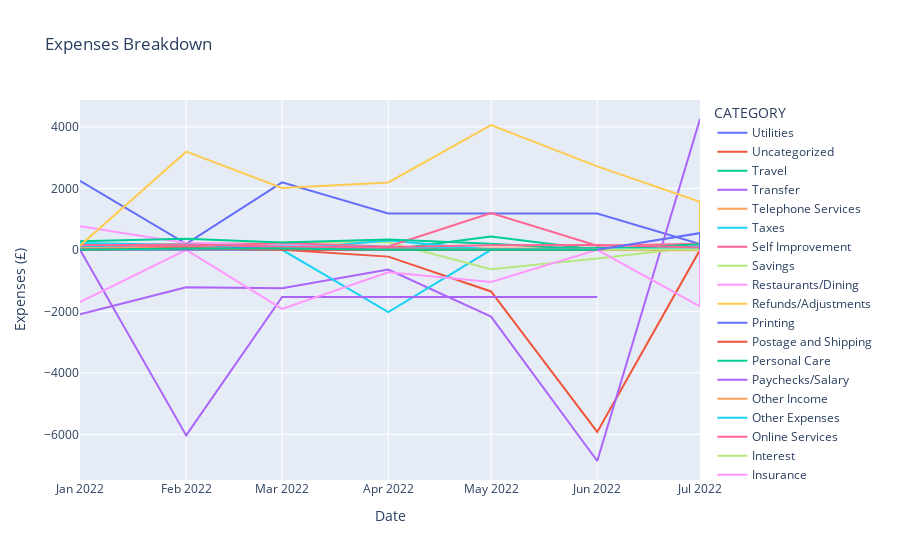

The notebook cell saved with this chart:
### Code cell
Expenses_Breakdown_Chart = px.line(Expenses_Breakdown_Table_Final, x='DATE', y="AMOUNT", title="Expenses Breakdown", color = 'CATEGORY')
Expenses_Breakdown_Chart.update_yaxes(title='Expenses (£)', visible=True, showticklabels=True)
Expenses_Breakdown_Chart.update_xaxes(title='Date', visible=True, showticklabels=True)

Expenses_Breakdown_Chart.show()

### Figure 1 — Plotly figure (JSON) as saved in the notebook; plotly's stock layout.template omitted (floating-point values rounded to 4 significant figures)
{"data": [{"hovertemplate": "CATEGORY=Utilities<br>DATE=%{x}<br>AMOUNT=%{y}<extra></extra>", "legendgroup": "Utilities", "line": {"color": "#636efa", "dash": "solid"}, "marker": {"symbol": "circle"}, "mode": "lines", "name": "Utilities", "orientation": "v", "showlegend": true, "type": "scatter", "x": ["2022-01", "2022-02", "2022-03", "2022-04", "2022-05", "2022-06", "2022-07", "2022-07"], "xaxis": "x", "y": [2243.0, 195, 2195, 1180, 1180, 1180, 187, 0], "yaxis": "y"}, {"hovertemplate": "CATEGORY=Uncategorized<br>DATE=%{x}<br>AMOUNT=%{y}<extra></extra>", "legendgroup": "Uncategorized", "line": {"color": "#EF553B", "dash": "solid"}, "marker": {"symbol": "circle"}, "mode": "lines", "name": "Uncategorized", "orientation": "v", "showlegend": true, "type": "scatter", "x": ["2022-01", "2022-02", "2022-03", "2022-04", "2022-05", "2022-06", "2022-07", "2022-07"], "xaxis": "x", "y": [0, 0, 0, -220, -1352.0, -5920, -5, 0], "yaxis": "y"}, {"hovertemplate": "CATEGORY=Travel<br>DATE=%{x}<br>AMOUNT=%{y}<extra></extra>", "legendgroup": "Travel", "line": {"color": "#00cc96", "dash": "solid"}, "marker": {"symbol": "circle"}, "mode": "lines", "name": "Travel", "orientation": "v", "showlegend": true, "type": "scatter", "x": ["2022-01", "2022-02", "2022-03", "2022-04", "2022-05", "2022-06", "2022-07"], "xaxis": "x", "y": [2.75, 0, 0, 0, 436.3, 0, 0], "yaxis": "y"}, {"hovertemplate": "CATEGORY=Transfer<br>DATE=%{x}<br>AMOUNT=%{y}<extra></extra>", "legendgroup": "Transfer", "line": {"color": "#ab63fa", "dash": "solid"}, "marker": {"symbol": "circle"}, "mode": "lines", "name": "Transfer", "orientation": "v", "showlegend": true, "type": "scatter", "x": ["2022-01", "2022-02", "2022-03", "2022-04", "2022-05", "2022-06", "2022-07"], "xaxis": "x", "y": [-2092.0, -1219.0, -1251.0, -638.2, -2171.0, -6866.0, 4255.0], "yaxis": "y"}, {"hovertemplate": "CATEGORY=Telephone Services<br>DATE=%{x}<br>AMOUNT=%{y}<extra></extra>", "legendgroup": "Telephone Services", "line": {"color": "#FFA15A", "dash": "solid"}, "marker": {"symbol": "circle"}, "mode": "lines", "name": "Telephone Services", "orientation": "v", "showlegend": true, "type": "scatter", "x": ["2022-01", "2022-02", "2022-03", "2022-04", "2022-05", "2022-06", "2022-07", "2022-07"], "xaxis": "x", "y": [51.03, 51.03, 51.03, 54.05, 54.05, 54.05, 44.99, 0], "yaxis": "y"}, {"hovertemplate": "CATEGORY=Taxes<br>DATE=%{x}<br>AMOUNT=%{y}<extra></extra>", "legendgroup": "Taxes", "line": {"color": "#19d3f3", "dash": "solid"}, "marker": {"symbol": "circle"}, "mode": "lines", "name": "Taxes", "orientation": "v", "showlegend": true, "type": "scatter", "x": ["2022-01", "2022-02", "2022-03", "2022-04", "2022-05", "2022-06"], "xaxis": "x", "y": [0, 0, 0, -2022, 0, 0], "yaxis": "y"}, {"hovertemplate": "CATEGORY=Self Improvement<br>DATE=%{x}<br>AMOUNT=%{y}<extra></extra>", "legendgroup": "Self Improvement", "line": {"color": "#FF6692", "dash": "solid"}, "marker": {"symbol": "circle"}, "mode": "lines", "name": "Self Improvement", "orientation": "v", "showlegend": true, "type": "scatter", "x": ["2022-01", "2022-02", "2022-03", "2022-04", "2022-05", "2022-06"], "xaxis": "x", "y": [40, 20, 10, 0, 0, 0], "yaxis": "y"}, {"hovertemplate": "CATEGORY=Savings<br>DATE=%{x}<br>AMOUNT=%{y}<extra></extra>", "legendgroup": "Savings", "line": {"color": "#B6E880", "dash": "solid"}, "marker": {"symbol": "circle"}, "mode": "lines", "name": "Savings", "orientation": "v", "showlegend": true, "type": "scatter", "x": ["2022-01", "2022-02", "2022-03", "2022-04", "2022-05", "2022-06", "2022-07", "2022-07"], "xaxis": "x", "y": [123.4, 202.2, 250.7, 249.7, -626.5, -278.0, 103.3, 0], "yaxis": "y"}, {"hovertemplate": "CATEGORY=Restaurants/Dining<br>DATE=%{x}<br>AMOUNT=%{y}<extra></extra>", "legendgroup": "Restaurants/Dining", "line": {"color": "#FF97FF", "dash": "solid"}, "marker": {"symbol": "circle"}, "mode": "lines", "name": "Restaurants/Dining", "orientation": "v", "showlegend": true, "type": "scatter", "x": ["2022-01", "2022-02", "2022-03", "2022-04", "2022-05", "2022-06", "2022-07", "2022-07"], "xaxis": "x", "y": [768.5, 225.2, 193.1, 0, 0, 0, 128.9, 0], "yaxis": "y"}, {"hovertemplate": "CATEGORY=Refunds/Adjustments<br>DATE=%{x}<br>AMOUNT=%{y}<extra></extra>", "legendgroup": "Refunds/Adjustments", "line": {"color": "#FECB52", "dash": "solid"}, "marker": {"symbol": "circle"}, "mode": "lines", "name": "Refunds/Adjustments", "orientation": "v", "showlegend": true, "type": "scatter", "x": ["2022-01", "2022-02", "2022-03", "2022-04", "2022-05", "2022-06", "2022-07", "2022-07"], "xaxis": "x", "y": [0, 0, -3, -6.45, 0, 0, -15, 0], "yaxis": "y"}, {"hovertemplate": "CATEGORY=Printing<br>DATE=%{x}<br>AMOUNT=%{y}<extra></extra>", "legendgroup": "Printing", "line": {"color": "#636efa", "dash": "solid"}, "marker": {"symbol": "circle"}, "mode": "lines", "name": "Printing", "orientation": "v", "showlegend": true, "type": "scatter", "x": ["2022-01", "2022-02", "2022-03", "2022-04", "2022-05", "2022-06", "2022-07", "2022-07"], "xaxis": "x", "y": [0, 0, 0, 0, 6.48, 6.48, 6.48, 0], "yaxis": "y"}, {"hovertemplate": "CATEGORY=Postage and Shipping<br>DATE=%{x}<br>AMOUNT=%{y}<extra></extra>", "legendgroup": "Postage and Shipping", "line": {"color": "#EF553B", "dash": "solid"}, "marker": {"symbol": "circle"}, "mode": "lines", "name": "Postage and Shipping", "orientation": "v", "showlegend": true, "type": "scatter", "x": ["2022-01", "2022-02", "2022-03", "2022-04", "2022-05", "2022-06"], "xaxis": "x", "y": [44.1, 24.65, 0, 0, 0, 0], "yaxis": "y"}, {"hovertemplate": "CATEGORY=Personal Care<br>DATE=%{x}<br>AMOUNT=%{y}<extra></extra>", "legendgroup": "Personal Care", "line": {"color": "#00cc96", "dash": "solid"}, "marker": {"symbol": "circle"}, "mode": "lines", "name": "Personal Care", "orientation": "v", "showlegend": true, "type": "scatter", "x": ["2022-01", "2022-02", "2022-03", "2022-04", "2022-05", "2022-06", "2022-07"], "xaxis": "x", "y": [0, 30, 0, 0, 15.23, 59, 59], "yaxis": "y"}, {"hovertemplate": "CATEGORY=Paychecks/Salary<br>DATE=%{x}<br>AMOUNT=%{y}<extra></extra>", "legendgroup": "Paychecks/Salary", "line": {"color": "#ab63fa", "dash": "solid"}, "marker": {"symbol": "circle"}, "mode": "lines", "name": "Paychecks/Salary", "orientation": "v", "showlegend": true, "type": "scatter", "x": ["2022-01", "2022-02", "2022-03", "2022-04", "2022-05", "2022-06"], "xaxis": "x", "y": [0, -6035.0, -1530.0, -1530.0, -1530.0, -1530.0], "yaxis": "y"}, {"hovertemplate": "CATEGORY=Other Income<br>DATE=%{x}<br>AMOUNT=%{y}<extra></extra>", "legendgroup": "Other Income", "line": {"color": "#FFA15A", "dash": "solid"}, "marker": {"symbol": "circle"}, "mode": "lines", "name": "Other Income", "orientation": "v", "showlegend": true, "type": "scatter", "x": ["2022-01", "2022-02", "2022-03", "2022-04", "2022-05", "2022-06"], "xaxis": "x", "y": [0, 0, 0, -1.06, 0, 0], "yaxis": "y"}, {"hovertemplate": "CATEGORY=Other Expenses<br>DATE=%{x}<br>AMOUNT=%{y}<extra></extra>", "legendgroup": "Other Expenses", "line": {"color": "#19d3f3", "dash": "solid"}, "marker": {"symbol": "circle"}, "mode": "lines", "name": "Other Expenses", "orientation": "v", "showlegend": true, "type": "scatter", "x": ["2022-01", "2022-02", "2022-03", "2022-04", "2022-05", "2022-06", "2022-07", "2022-07"], "xaxis": "x", "y": [94.78, 182.8, 0, 303.5, 0, 0, 103.0, 0], "yaxis": "y"}, {"hovertemplate": "CATEGORY=Online Services<br>DATE=%{x}<br>AMOUNT=%{y}<extra></extra>", "legendgroup": "Online Services", "line": {"color": "#FF6692", "dash": "solid"}, "marker": {"symbol": "circle"}, "mode": "lines", "name": "Online Services", "orientation": "v", "showlegend": true, "type": "scatter", "x": ["2022-01", "2022-02", "2022-03", "2022-04", "2022-05", "2022-06", "2022-07", "2022-07"], "xaxis": "x", "y": [162.6, 109.0, 226.9, 107.0, 1195.0, 136.6, 200.9, 0], "yaxis": "y"}, {"hovertemplate": "CATEGORY=Interest<br>DATE=%{x}<br>AMOUNT=%{y}<extra></extra>", "legendgroup": "Interest", "line": {"color": "#B6E880", "dash": "solid"}, "marker": {"symbol": "circle"}, "mode": "lines", "name": "Interest", "orientation": "v", "showlegend": true, "type": "scatter", "x": ["2022-01", "2022-02", "2022-03", "2022-04", "2022-05", "2022-06"], "xaxis": "x", "y": [0, -0.01, -0.02, -0.02, -0.02, -0.01], "yaxis": "y"}, {"hovertemplate": "CATEGORY=Insurance<br>DATE=%{x}<br>AMOUNT=%{y}<extra></extra>", "legendgroup": "Insurance", "line": {"color": "#FF97FF", "dash": "solid"}, "marker": {"symbol": "circle"}, "mode": "lines", "name": "Insurance", "orientation": "v", "showlegend": true, "type": "scatter", "x": ["2022-01", "2022-02", "2022-03", "2022-04", "2022-05", "2022-06", "2022-07", "2022-07"], "xaxis": "x", "y": [3, 3, 3, 3, 3, 3, 3, 0], "yaxis": "y"}, {"hovertemplate": "CATEGORY=Home Improvement<br>DATE=%{x}<br>AMOUNT=%{y}<extra></extra>", "legendgroup": "Home Improvement", "line": {"color": "#FECB52", "dash": "solid"}, "marker": {"symbol": "circle"}, "mode": "lines", "name": "Home Improvement", "orientation": "v", "showlegend": true, "type": "scatter", "x": ["2022-01", "2022-02", "2022-03", "2022-04", "2022-05", "2022-06", "2022-07", "2022-07"], "xaxis": "x", "y": [3.25, 3.25, 3.25, 3.25, 3.25, 3.25, 4.32, 0], "yaxis": "y"}, {"hovertemplate": "CATEGORY=Hobbies<br>DATE=%{x}<br>AMOUNT=%{y}<extra></extra>", "legendgroup": "Hobbies", "line": {"color": "#636efa", "dash": "solid"}, "marker": {"symbol": "circle"}, "mode": "lines", "name": "Hobbies", "orientation": "v", "showlegend": true, "type": "scatter", "x": ["2022-01", "2022-02", "2022-03", "2022-04", "2022-05", "2022-06", "2022-07", "2022-07"], "xaxis": "x", "y": [0, 0, 108.7, 0, 0, 0, 10.81, 0], "yaxis": "y"}, {"hovertemplate": "CATEGORY=Healthcare/Medical<br>DATE=%{x}<br>AMOUNT=%{y}<extra></extra>", "legendgroup": "Healthcare/Medical", "line": {"color": "#EF553B", "dash": "solid"}, "marker": {"symbol": "circle"}, "mode": "lines", "name": "Healthcare/Medical", "orientation": "v", "showlegend": true, "type": "scatter", "x": ["2022-01", "2022-02", "2022-03", "2022-04", "2022-05", "2022-06", "2022-07", "2022-07"], "xaxis": "x", "y": [0, 50, 0, 0, 0, 0, 26.47, 0], "yaxis": "y"}, {"hovertemplate": "CATEGORY=Groceries<br>DATE=%{x}<br>AMOUNT=%{y}<extra></extra>", "legendgroup": "Groceries", "line": {"color": "#00cc96", "dash": "solid"}, "marker": {"symbol": "circle"}, "mode": "lines", "name": "Groceries", "orientation": "v", "showlegend": true, "type": "scatter", "x": ["2022-01", "2022-02", "2022-03", "2022-04", "2022-05", "2022-06", "2022-07"], "xaxis": "x", "y": [282.0, 362.0, 240.7, 336.8, 200, 0, 179.9], "yaxis": "y"}, {"hovertemplate": "CATEGORY=General Merchandise<br>DATE=%{x}<br>AMOUNT=%{y}<extra></extra>", "legendgroup": "General Merchandise", "line": {"color": "#ab63fa", "dash": "solid"}, "marker": {"symbol": "circle"}, "mode": "lines", "name": "General Merchandise", "orientation": "v", "showlegend": true, "type": "scatter", "x": ["2022-01", "2022-02", "2022-03", "2022-04", "2022-05", "2022-06"], "xaxis": "x", "y": [0, 0, 0, 0, 5, 0], "yaxis": "y"}, {"hovertemplate": "CATEGORY=Gasoline/Fuel<br>DATE=%{x}<br>AMOUNT=%{y}<extra></extra>", "legendgroup": "Gasoline/Fuel", "line": {"color": "#FFA15A", "dash": "solid"}, "marker": {"symbol": "circle"}, "mode": "lines", "name": "Gasoline/Fuel", "orientation": "v", "showlegend": true, "type": "scatter", "x": ["2022-01", "2022-02", "2022-03", "2022-04", "2022-05", "2022-06", "2022-07", "2022-07"], "xaxis": "x", "y": [49.75, 46.54, 6.59, 0, 0, 0, 1.08, 0], "yaxis": "y"}, {"hovertemplate": "CATEGORY=Entertainment<br>DATE=%{x}<br>AMOUNT=%{y}<extra></extra>", "legendgroup": "Entertainment", "line": {"color": "#19d3f3", "dash": "solid"}, "marker": {"symbol": "circle"}, "mode": "lines", "name": "Entertainment", "orientation": "v", "showlegend": true, "type": "scatter", "x": ["2022-01", "2022-02", "2022-03", "2022-04", "2022-05", "2022-06", "2022-07"], "xaxis": "x", "y": [225.0, 166.2, 107.3, 99.52, 29.17, 29.17, 29.17], "yaxis": "y"}, {"hovertemplate": "CATEGORY=Electronics<br>DATE=%{x}<br>AMOUNT=%{y}<extra></extra>", "legendgroup": "Electronics", "line": {"color": "#FF6692", "dash": "solid"}, "marker": {"symbol": "circle"}, "mode": "lines", "name": "Electronics", "orientation": "v", "showlegend": true, "type": "scatter", "x": ["2022-01", "2022-02", "2022-03", "2022-04", "2022-05", "2022-06", "2022-07", "2022-07"], "xaxis": "x", "y": [150.8, 176.3, 99.92, 96.74, 148.7, 161.7, 77.29, 0], "yaxis": "y"}, {"hovertemplate": "CATEGORY=Dues and Subscriptions<br>DATE=%{x}<br>AMOUNT=%{y}<extra></extra>", "legendgroup": "Dues and Subscriptions", "line": {"color": "#B6E880", "dash": "solid"}, "marker": {"symbol": "circle"}, "mode": "lines", "name": "Dues and Subscriptions", "orientation": "v", "showlegend": true, "type": "scatter", "x": ["2022-01", "2022-02", "2022-03", "2022-04", "2022-05", "2022-06", "2022-07", "2022-07"], "xaxis": "x", "y": [0, 0, 5, 5, 8.25, 12, 12.51, 0], "yaxis": "y"}, {"hovertemplate": "CATEGORY=Deposits<br>DATE=%{x}<br>AMOUNT=%{y}<extra></extra>", "legendgroup": "Deposits", "line": {"color": "#FF97FF", "dash": "solid"}, "marker": {"symbol": "circle"}, "mode": "lines", "name": "Deposits", "orientation": "v", "showlegend": true, "type": "scatter", "x": ["2022-01", "2022-02", "2022-03", "2022-04", "2022-05", "2022-06", "2022-07", "2022-07"], "xaxis": "x", "y": [-1702.0, 0, -1920.0, -728.4, -1046.0, 0, -1836.0, 0], "yaxis": "y"}, {"hovertemplate": "CATEGORY=Credit Card Payments<br>DATE=%{x}<br>AMOUNT=%{y}<extra></extra>", "legendgroup": "Credit Card Payments", "line": {"color": "#FECB52", "dash": "solid"}, "marker": {"symbol": "circle"}, "mode": "lines", "name": "Credit Card Payments", "orientation": "v", "showlegend": true, "type": "scatter", "x": ["2022-01", "2022-02", "2022-03", "2022-04", "2022-05", "2022-06", "2022-07", "2022-07"], "xaxis": "x", "y": [136, 3192.0, 2013.0, 2191.0, 4055.0, 2716.0, 1559.0, 0], "yaxis": "y"}, {"hovertemplate": "CATEGORY=Clothing/Shoes<br>DATE=%{x}<br>AMOUNT=%{y}<extra></extra>", "legendgroup": "Clothing/Shoes", "line": {"color": "#636efa", "dash": "solid"}, "marker": {"symbol": "circle"}, "mode": "lines", "name": "Clothing/Shoes", "orientation": "v", "showlegend": true, "type": "scatter", "x": ["2022-01", "2022-02", "2022-03", "2022-04", "2022-05", "2022-06", "2022-07", "2022-07"], "xaxis": "x", "y": [11.44, 0, 0, 0, 0, 0, 544.0, 0], "yaxis": "y"}, {"hovertemplate": "CATEGORY=Charitable Giving<br>DATE=%{x}<br>AMOUNT=%{y}<extra></extra>", "legendgroup": "Charitable Giving", "line": {"color": "#EF553B", "dash": "solid"}, "marker": {"symbol": "circle"}, "mode": "lines", "name": "Charitable Giving", "orientation": "v", "showlegend": true, "type": "scatter", "x": ["2022-01", "2022-02", "2022-03", "2022-04", "2022-05", "2022-06"], "xaxis": "x", "y": [0, 50, 0, 0, 0, 0], "yaxis": "y"}, {"hovertemplate": "CATEGORY=Automotive Expenses<br>DATE=%{x}<br>AMOUNT=%{y}<extra></extra>", "legendgroup": "Automotive Expenses", "line": {"color": "#00cc96", "dash": "solid"}, "marker": {"symbol": "circle"}, "mode": "lines", "name": "Automotive Expenses", "orientation": "v", "showlegend": true, "type": "scatter", "x": ["2022-01", "2022-02", "2022-03", "2022-04", "2022-05", "2022-06"], "xaxis": "x", "y": [0, 42.64, 46.8, 0, 0, 0], "yaxis": "y"}, {"hovertemplate": "CATEGORY=Rent&Bills<br>DATE=%{x}<br>AMOUNT=%{y}<extra></extra>", "legendgroup": "Rent&Bills", "line": {"color": "#ab63fa", "dash": "solid"}, "marker": {"symbol": "circle"}, "mode": "lines", "name": "Rent&Bills", "orientation": "v", "showlegend": true, "type": "scatter", "x": ["2022-07"], "xaxis": "x", "y": [0], "yaxis": "y"}, {"hovertemplate": "CATEGORY=Materialistic Desire<br>DATE=%{x}<br>AMOUNT=%{y}<extra></extra>", "legendgroup": "Materialistic Desire", "line": {"color": "#FFA15A", "dash": "solid"}, "marker": {"symbol": "circle"}, "mode": "lines", "name": "Materialistic Desire", "orientation": "v", "showlegend": true, "type": "scatter", "x": ["2022-07"], "xaxis": "x", "y": [0], "yaxis": "y"}, {"hovertemplate": "CATEGORY=Transport<br>DATE=%{x}<br>AMOUNT=%{y}<extra></extra>", "legendgroup": "Transport", "line": {"color": "#19d3f3", "dash": "solid"}, "marker": {"symbol": "circle"}, "mode": "lines", "name": "Transport", "orientation": "v", "showlegend": true, "type": "scatter", "x": ["2022-07"], "xaxis": "x", "y": [0], "yaxis": "y"}, {"hovertemplate": "CATEGORY=Sport<br>DATE=%{x}<br>AMOUNT=%{y}<extra></extra>", "legendgroup": "Sport", "line": {"color": "#FF6692", "dash": "solid"}, "marker": {"symbol": "circle"}, "mode": "lines", "name": "Sport", "orientation": "v", "showlegend": true, "type": "scatter", "x": ["2022-07"], "xaxis": "x", "y": [0], "yaxis": "y"}, {"hovertemplate": "CATEGORY=Other<br>DATE=%{x}<br>AMOUNT=%{y}<extra></extra>", "legendgroup": "Other", "line": {"color": "#B6E880", "dash": "solid"}, "marker": {"symbol": "circle"}, "mode": "lines", "name": "Other", "orientation": "v", "showlegend": true, "type": "scatter", "x": ["2022-07"], "xaxis": "x", "y": [0], "yaxis": "y"}, {"hovertemplate": "CATEGORY=Cash Withdrawal<br>DATE=%{x}<br>AMOUNT=%{y}<extra></extra>", "legendgroup": "Cash Withdrawal", "line": {"color": "#FF97FF", "dash": "solid"}, "marker": {"symbol": "circle"}, "mode": "lines", "name": "Cash Withdrawal", "orientation": "v", "showlegend": true, "type": "scatter", "x": ["2022-07"], "xaxis": "x", "y": [0], "yaxis": "y"}, {"hovertemplate": "CATEGORY=Gifts<br>DATE=%{x}<br>AMOUNT=%{y}<extra></extra>", "legendgroup": "Gifts", "line": {"color": "#FECB52", "dash": "solid"}, "marker": {"symbol": "circle"}, "mode": "lines", "name": "Gifts", "orientation": "v", "showlegend": true, "type": "scatter", "x": ["2022-07"], "xaxis": "x", "y": [0], "yaxis": "y"}, {"hovertemplate": "CATEGORY=Food<br>DATE=%{x}<br>AMOUNT=%{y}<extra></extra>", "legendgroup": "Food", "line": {"color": "#636efa", "dash": "solid"}, "marker": {"symbol": "circle"}, "mode": "lines", "name": "Food", "orientation": "v", "showlegend": true, "type": "scatter", "x": ["2022-07"], "xaxis": "x", "y": [0], "yaxis": "y"}], "layout": {"legend": {"title": {"text": "CATEGORY"}, "tracegroupgap": 0}, "title": {"text": "Expenses Breakdown"}, "xaxis": {"anchor": "y", "domain": [0, 1], "showticklabels": true, "title": {"text": "Date"}, "visible": true}, "yaxis": {"anchor": "x", "domain": [0, 1], "showticklabels": true, "title": {"text": "Expenses (£)"}, "visible": true}}}
